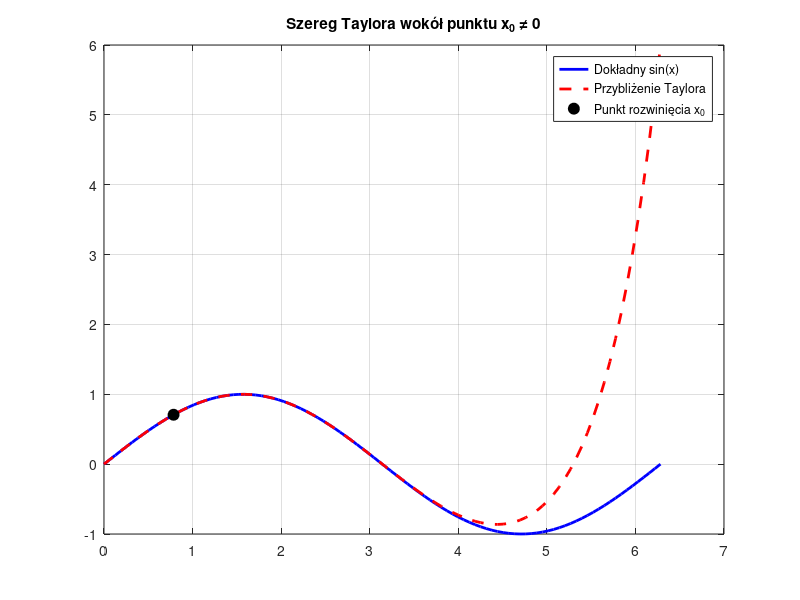

Reproduce this figure in MATLAB.
% Zdefiniowanie przedziału i punktu rozwinięcia
x = linspace(0, 2*pi, 100);
x0 = pi/4; % Nowy punkt wokół którego rozwijamy szereg

y_dokladne = sin(x);
y_przyblizone = zeros(size(x));
N = 10; % Liczba wyrazów

% Główna pętla obliczeniowa dla szeregu Taylora
for n = 0:(N-1)
    % Obliczanie wartości n-tej pochodnej w punkcie x0
    pochodna = sin(x0 + n * pi/2);

    % Pełny wzór Taylora (zauważ (x - x0).^n zamiast x.^n)
    wyraz = (pochodna / factorial(n)) * (x - x0).^n;

    % Dodawanie wyrazu do sumy
    y_przyblizone = y_przyblizone + wyraz;
end

% Rysowanie wyniku dla porównania
figure;
plot(x, y_dokladne, 'b-', 'LineWidth', 2); hold on;
plot(x, y_przyblizone, 'r--', 'LineWidth', 2);
plot(x0, sin(x0), 'ko', 'MarkerSize', 8, 'MarkerFaceColor', 'k'); % Punkt x0
legend('Dokładny sin(x)', 'Przybliżenie Taylora', 'Punkt rozwinięcia x_0');
title('Szereg Taylora wokół punktu x_0 \neq 0');
grid on;
